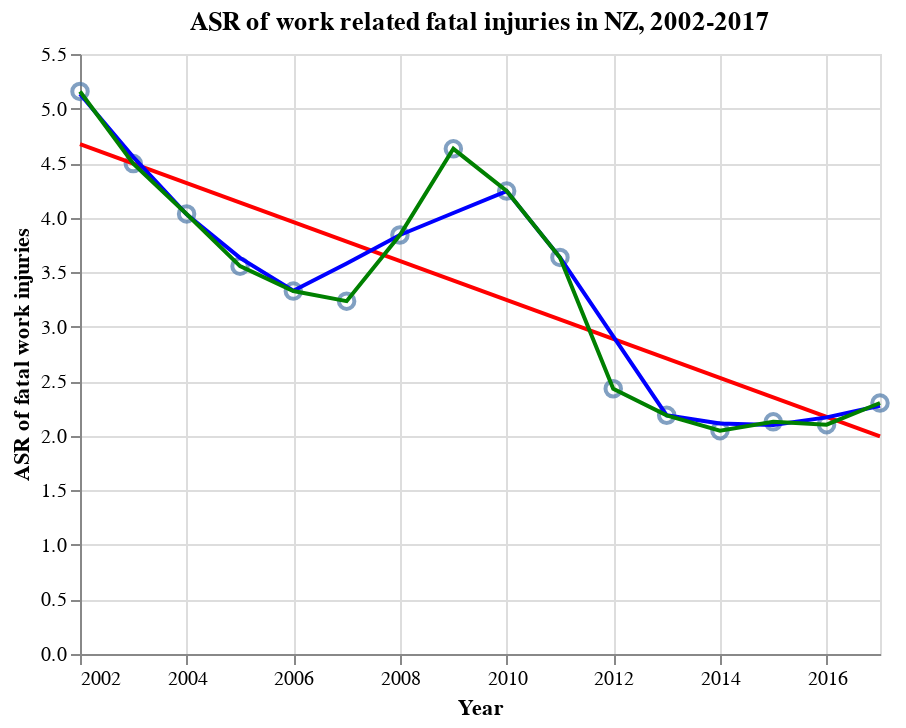

Notebook source saved alongside this figure:
### Code cell
# test if date extraction worked
work_sel.head()
# how many years?
work_sel['yyyy'].value_counts().sort_values(ascending = True) # intriguing
# how many ages?
list(work_sel.columns) # get a list of data columns
work_sel['Age'].value_counts() # so the only entry is All ages
# check
work_sel.tail() # true, it is "All ages", we can remove this
# How many severity?
work_sel['Severity'].value_counts() # Seems only fatal
work_sel['Severity'].tail() # only fatal

# How many Populations?
work_sel['Population'].value_counts() # everything is whole pop
# So let's select yyy, yr and Data_value
work = work_sel[['yyyy', 'yr', 'Data_value']]
# test
work.head()

# let's plot
plt.plot(work['yr'], work['Data_value'])
# quite a dull plot
sns.lineplot(x = 'yr', y = 'Data_value', data = work) # similar to matplotlib vanilla
# altair
chart2 = alt.Chart(work, title = "ASR of work related fatal injuries in NZ, 2002-2017")
point_plot = chart2.mark_point(size = 60).encode(
    alt.X('yyyy'),
    alt.Y('Data_value')
)
point_plot # here is a downward slope

# See the trend
trendline = point_plot.transform_regression('yyyy', 'Data_value').mark_line(color = "red")
# mix the point_plot and trend
# Let's fit a loess curve to the points
loessline = point_plot.transform_loess('yyyy', 'Data_value').mark_line(color = 'blue')
# Mix the three lines together
# Finally, we can add a line plot to it
line_plot = chart2.mark_line(color = "green").encode(
    alt.X('yyyy', title = "Year"),
    alt.Y('Data_value', title = "ASR of fatal work injuries")
)
# Mix them together
point_plot + trendline + loessline + line_plot

### Figure 1 — Vega-Lite specification as saved in the notebook (floating-point values rounded to 4 significant figures)
{"config": {"view": {"continuousWidth": 400, "continuousHeight": 300}}, "layer": [{"mark": {"type": "point", "size": 60}, "encoding": {"x": {"type": "temporal", "field": "yyyy"}, "y": {"type": "quantitative", "field": "Data_value"}}, "title": "ASR of work related fatal injuries in NZ, 2002-2017"}, {"mark": {"type": "line", "color": "red"}, "encoding": {"x": {"type": "temporal", "field": "yyyy"}, "y": {"type": "quantitative", "field": "Data_value"}}, "title": "ASR of work related fatal injuries in NZ, 2002-2017", "transform": [{"on": "yyyy", "regression": "Data_value"}]}, {"mark": {"type": "line", "color": "blue"}, "encoding": {"x": {"type": "temporal", "field": "yyyy"}, "y": {"type": "quantitative", "field": "Data_value"}}, "title": "ASR of work related fatal injuries in NZ, 2002-2017", "transform": [{"loess": "Data_value", "on": "yyyy"}]}, {"mark": {"type": "line", "color": "green"}, "encoding": {"x": {"type": "temporal", "field": "yyyy", "title": "Year"}, "y": {"type": "quantitative", "field": "Data_value", "title": "ASR of fatal work injuries"}}, "title": "ASR of work related fatal injuries in NZ, 2002-2017"}], "data": {"name": "data-f69422c921848b9931a904ada68bfa16"}, "$schema": "https://vega.github.io/schema/vega-lite/v4.8.1.json", "datasets": {"data-f69422c921848b9931a904ada68bfa16": [{"yyyy": "2002-01-01T00:00:00", "yr": 2002, "Data_value": 5.157}, {"yyyy": "2003-01-01T00:00:00", "yr": 2003, "Data_value": 4.495}, {"yyyy": "2004-01-01T00:00:00", "yr": 2004, "Data_value": 4.034}, {"yyyy": "2005-01-01T00:00:00", "yr": 2005, "Data_value": 3.555}, {"yyyy": "2006-01-01T00:00:00", "yr": 2006, "Data_value": 3.327}, {"yyyy": "2007-01-01T00:00:00", "yr": 2007, "Data_value": 3.235}, {"yyyy": "2008-01-01T00:00:00", "yr": 2008, "Data_value": 3.841}, {"yyyy": "2009-01-01T00:00:00", "yr": 2009, "Data_value": 4.631}, {"yyyy": "2010-01-01T00:00:00", "yr": 2010, "Data_value": 4.244}, {"yyyy": "2011-01-01T00:00:00", "yr": 2011, "Data_value": 3.635}, {"yyyy": "2012-01-01T00:00:00", "yr": 2012, "Data_value": 2.431}, {"yyyy": "2013-01-01T00:00:00", "yr": 2013, "Data_value": 2.188}, {"yyyy": "2014-01-01T00:00:00", "yr": 2014, "Data_value": 2.047}, {"yyyy": "2015-01-01T00:00:00", "yr": 2015, "Data_value": 2.128}, {"yyyy": "2016-01-01T00:00:00", "yr": 2016, "Data_value": 2.102}, {"yyyy": "2017-01-01T00:00:00", "yr": 2017, "Data_value": 2.301}]}}
